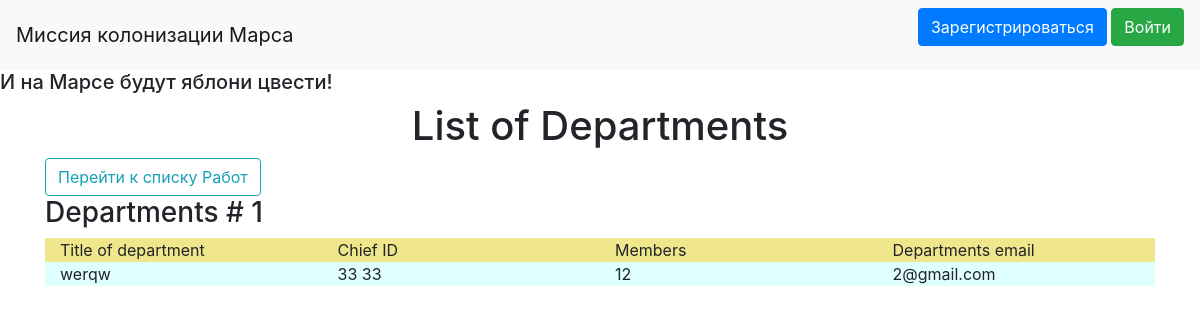
/departments, run on an earlier commit of the app's database.
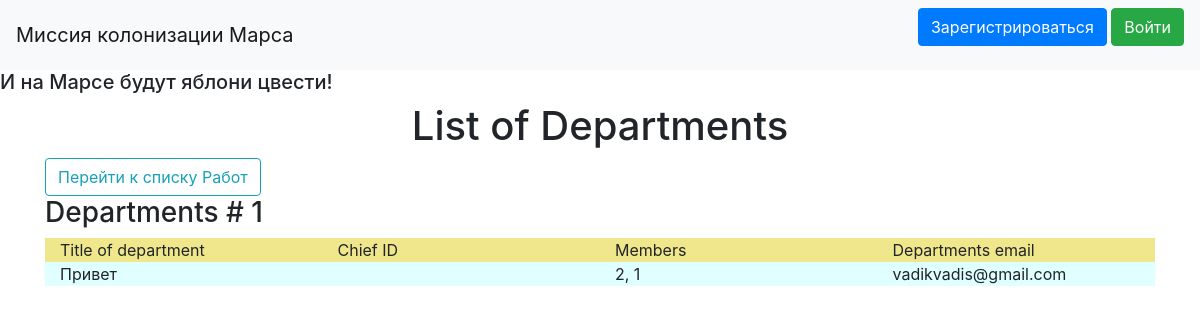
And on a later commit of the database.
### departments.py (models this page shows)
class Department(SqlAlchemyBase, SerializerMixin):
    __tablename__ = 'department'
    id = sqlalchemy.Column(sqlalchemy.Integer,
                           primary_key=True, autoincrement=True)
    user_add = sqlalchemy.Column(sqlalchemy.Integer)
    title = sqlalchemy.Column(sqlalchemy.String, nullable=True)
    chief = sqlalchemy.Column(sqlalchemy.ForeignKey("users.id"))
    members = sqlalchemy.Column(sqlalchemy.String, nullable=True)
    email = sqlalchemy.Column(sqlalchemy.String, nullable=True)
    user = orm.relation('User')

### users.py (models this page shows, shortened)
class User(SqlAlchemyBase, UserMixin, SerializerMixin):
    __tablename__ = 'users'
    id = sqlalchemy.Column(sqlalchemy.Integer,
                           primary_key=True, autoincrement=True)
    surname = sqlalchemy.Column(sqlalchemy.String, nullable=True)
    name = sqlalchemy.Column(sqlalchemy.String, nullable=True)
    age = sqlalchemy.Column(sqlalchemy.Integer, nullable=True)
    position = sqlalchemy.Column(sqlalchemy.String, nullable=True)
    speciality = sqlalchemy.Column(sqlalchemy.String, nullable=True)
    address = sqlalchemy.Column(sqlalchemy.String, nullable=True)
    email = sqlalchemy.Column(sqlalchemy.String,
                              index=True, unique=True, nullable=True)
    hashed_password = sqlalchemy.Column(sqlalchemy.String, nullable=True)
    modified_date = sqlalchemy.Column(sqlalchemy.Date,
                                      default=datetime.datetime.now)
    jobs = orm.relation("Jobs", back_populates='user')
    departments = orm.relation('Department', back_populates='user')

### main.py (the view)
@app.route("/departments")
def index_dep():
    db_sess = db_session.create_session()
    dep = db_sess.query(Department).all()
    return render_template("index_dep.html", dep=dep)

### db_session.py (called while the page is built)
def create_session() -> Session:
    global __factory
    return __factory()

### templates/index_dep.html (shortened to what this page needs)
{% extends "base.html" %}
{% block content %}
<h1 align="center">List of Departments</h1>
<div><a href="/" class="btn btn-outline-info">Перейти к списку Работ</a></div>
{% for item in dep%}
<h3>Departments # {{ item.id }}</h3>
<div class="container">
  <div class="row" style="background-color:Khaki">
    <div class="col-sm">
      Title of department
    </div>
    <div class="col-sm">
      Chief ID
    </div>
      <div class="col-sm">
      Members
    </div>
    <div class="col-sm">
      Departments email
    </div>
  </div>
    <div class="row" style="background-color:LightCyan">
    <div class="col-sm">
      {{ item.title }}
    </div>
    <div class="col-sm">
      {{ item.user.surname }} {{ item.user.name }}
    </div>
    <div class="col-sm">
      {{ item.members }}
    </div>
      <div class="col-sm">
      {{ item.email }}
    </div>
</div>
{% endfor %}
{% endblock %}

What changed in the data, as far as the page shows it:
changed Department id 1: title "werqw" → "Привет"; members "12" → "2, 1"; email "2@gmail.com" → "vadikvadis@gmail.com"; user.surname "33" → (not shown); user.name "33" → (not shown)
